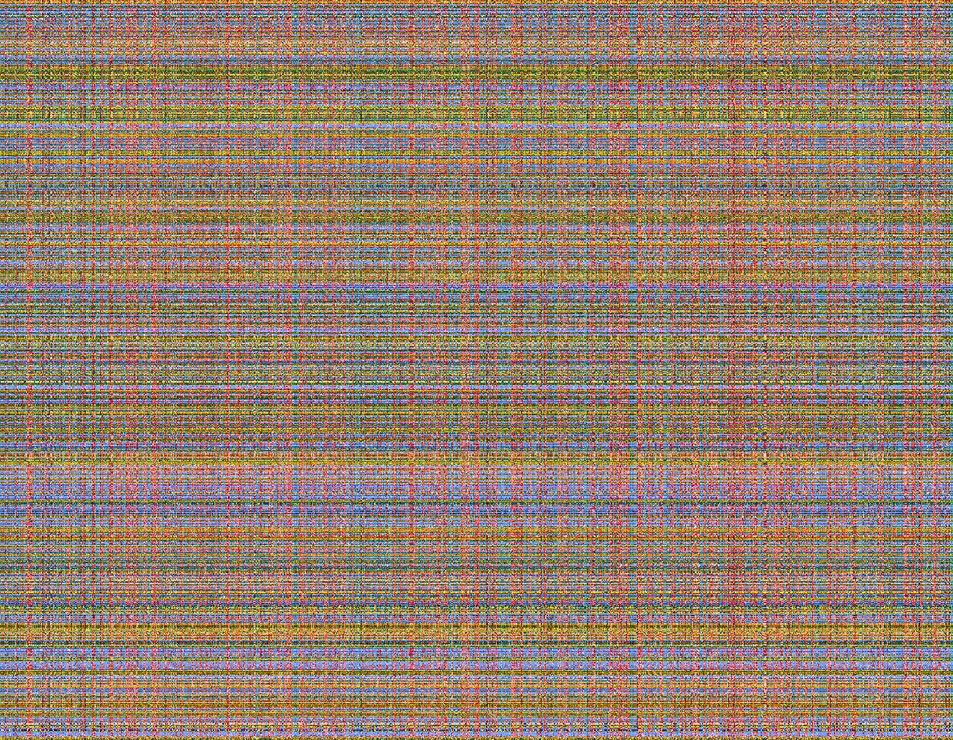
%> input picture lab1/scrambled_image.tif, 953 x 740 px, shrunk from 1170 x 909 before the run
$ octave lab1_6110450103.m   (GNU Octave 9; MATLAB toolbox functions it lacks are replaced by stand-ins)
%> lines starting %> are read from the running program, lines starting %| are printed output that depends on the picture
scramble = imread('scrambled_image.tif');
%> scramble is the input picture: size 740x953x3 uint8; mean R, G, B 147.6, 126.7, 109.9
load('scramble_code.mat');
output1 = scramble;
for i=1 : size(scramble,1)
    output1(r(1,i),:,:) = scramble(i,:,:);
end
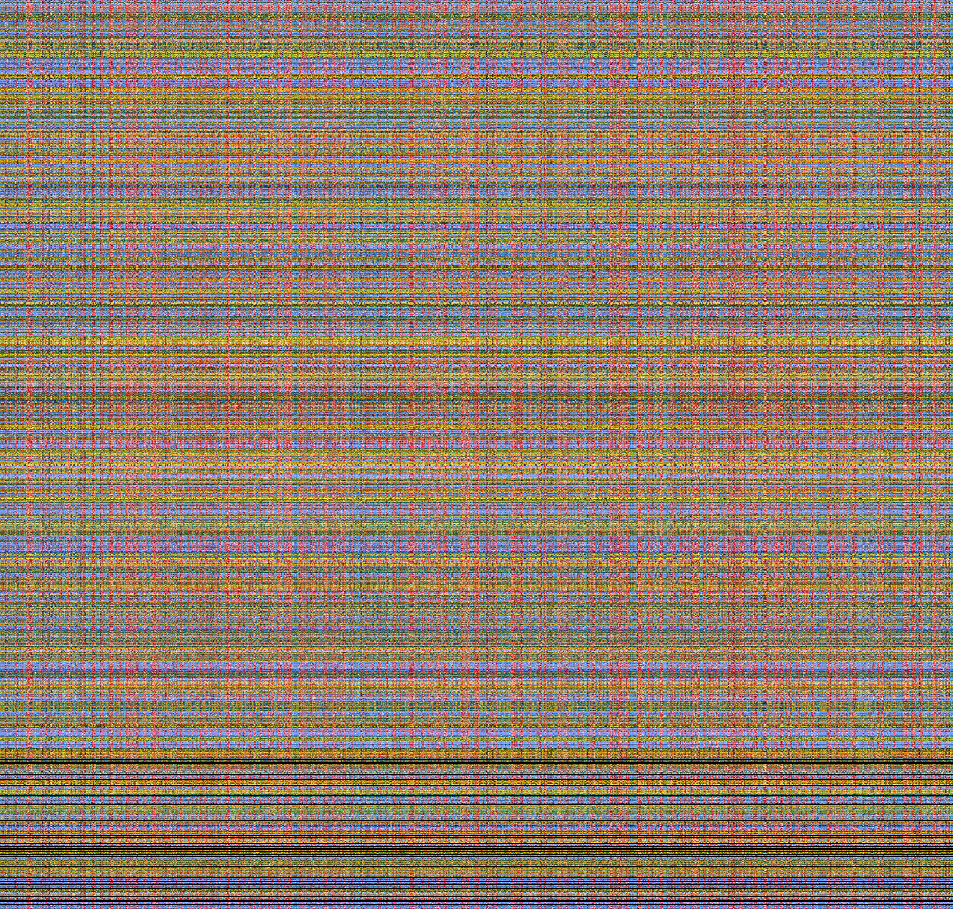
%> output1: size 909x953x3 uint8; mean R, G, B 143.4, 123.3, 107
output2 = output1;
for i=1 : size(scramble,2)
    output2(:,c(1,i),:) = output1(:,i,:);
end
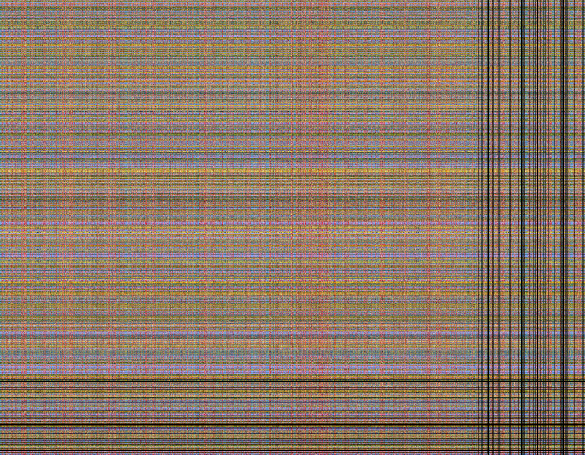
%> output2: size 909x1170x3 uint8 (shown at 1/2 size); mean R, G, B 138.6, 119.2, 103.4
figure(1); imshow(output2);
imwrite(output2,'scramble_output.jpg');
